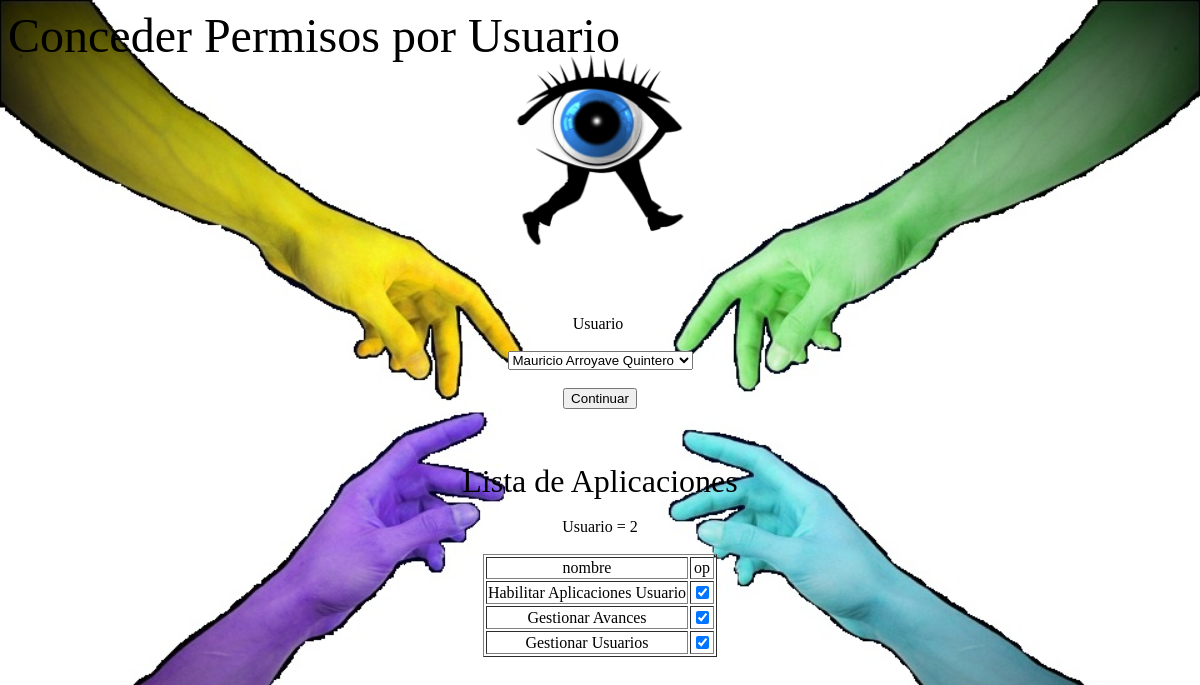
The app's page /roles.php?usu=2 (signed in) with its own data.
### tables this page shows
CREATE TABLE `aplicaciones` (
  `id` int(11) NOT NULL,
  `nombre` varchar(300) NOT NULL,
  `url` varchar(300) NOT NULL
);

### roles.php (the view, shortened to what this page needs)
<?php
	include('bd/conexion_log.php');
	$us=$_REQUEST['usu'];
?>
<html>
	<head>
	</head>
	<body>
	<marquee><font size=7 color="black">Conceder Permisos por Usuario</font></marquee>
	<BR><BR>
		<div class="container">
			<div class="div-img">
				<img class="img" src="img/logo.gif" title="logo" alt="logo">
			</div>
		</div>
		<BR><BR><BR><BR>
		<BR><BR><BR><BR>
		<BR><BR><BR><BR>
		<center>
		<form name=f>
			<font color="black">Usuario</font>&nbsp;<br><br>
			<select name=us id=us>
				<?php
					$sql = "SELECT * FROM usuarios";
					$result = $conn->query($sql);
					$total=$result->num_rows;
					if($total>0)
						{
						for($i=1;$i<=$total;$i++)
							{
								$row = $result->fetch_assoc();
								$id_c=$row["id"];
								$nombre_c=$row["nombre"];
								$apelldos_c=$row["apellidos"];
								$nom=$nombre_c.' '.$apelldos_c;
							if($us==$id_c)
								{
									echo "
									<option value='$id_c' selected>$nom</option>
									";
								}
							else
								{
									echo "
									<option value='$id_c' >$nom</option>
									";
								}
						}
					}
				?>
			</select>
			<br><br>
		<input type=button name=b value='Continuar' onclick='revisar();'><br><br>
		<?php
			if($us!='')
			{
				echo "
				<br><br>
				<font size=6 color=black>Lista de Aplicaciones
				</font><br><br>";
				echo "
				<font color=black>Usuario = ".$us."</font><br><br>";
				echo "
				<table border=1>
					<tr>
						<td align=center bgcolor=white>nombre</td>
						<td align=center bgcolor=white>op</td>";
					$sql = "SELECT * FROM aplicaciones";
					$result = $conn->query($sql);
					$total=$result->num_rows;
					if($total>0)
					{
						for($j=1;$j<=$total;$j++)
						{
							$row = $result->fetch_assoc();
							$id_c1=$row["id"];
							$nombre_c1=$row["nombre"];
					echo "
					</tr>
					<tr>
						<td align=center bgcolor=white>$nombre_c1</td>";
							$sql1 = "SELECT * FROM usu_apli where id_usuario='$us' and id_apli='$id_c1'";
							$result1 = $conn->query($sql1);
							$total1=$result1->num_rows;
							if($total1>0)
							{
								echo "<td><input type='checkbox' name='$id_c1' onclick='accion(\"E\",\"$us\",\"$id_c1\");' checked></td>";
							}
							else
							{
								echo "<td><input type='checkbox' name='$id_c1'  onclick='accion(\"I\",\"$us\",\"$id_c1\");'></td>";
							}
					echo "
					</tr>";
						}
					}
					echo "
				</table>";
			}
		?>
		</form>
	</body>
</html>

### css/estilos.css (style rules this page uses)
.container { width: 200px; height: 200px; position: absolute; left: 0; right: 0; margin: 0 auto; top: 20px; }
.div-img { display: block; margin-left: auto; margin-right: auto; }
.div-img .img { display: block; margin-left: auto; margin-right: auto; width: 100%; transform: scale(1); -ms-transform: scale(1); -moz-transform: scale(1); -webkit-transform: scale(1); -o-transform: scale(1); -webkit-transition: all 500ms ease-in-out; -moz-transition: all 500ms ease-in-out; -ms-transition: all 500ms ease-in-out; -o-transition: all 500ms ease-in-out; }

### roles.php (style rules this page uses)
html { background: url(img/fondo.jpg); background-size: 100%; }

### records on screen
aplicaciones: nombre "Habilitar Aplicaciones Usuario"
aplicaciones: nombre "Gestionar Avances"
aplicaciones: nombre "Gestionar Usuarios"

### other values on screen
$us "2"
form field us "Mauricio Arroyave Quintero"
